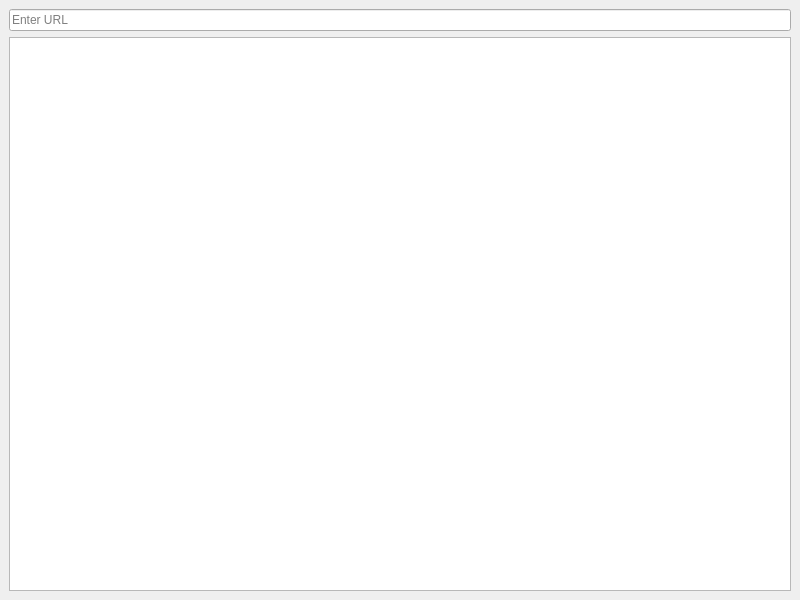
<?xml version="1.0" encoding="UTF-8"?>
<ui version="4.0">
 <class>MainWindow</class>
 <widget class="QMainWindow" name="MainWindow">
  <property name="geometry">
   <rect>
    <x>0</x>
    <y>0</y>
    <width>800</width>
    <height>600</height>
   </rect>
  </property>
  <property name="windowTitle">
   <string>MainWindow</string>
  </property>
  <widget class="QWidget" name="centralWidget">
   <layout class="QVBoxLayout" name="verticalLayout">
    <item>
     <widget class="QLineEdit" name="urlLineEdit">
      <property name="placeholderText">
       <string>Enter URL</string>
      </property>
     </widget>
    </item>
    <item>
     <widget class="QTextEdit" name="htmlTextEdit"/>
    </item>
   </layout>
  </widget>
  <action name="actionNew"/>
  <action name="actionOpen"/>
  <action name="actionSave"/>
  <action name="actionSave_As"/>
  <action name="actionExit"/>
  <menu name="menuFile">
   <property name="title">
    <string>&amp;File</string>
   </property>
   <addaction name="actionNew"/>
   <addaction name="actionOpen"/>
   <addaction name="actionSave"/>
   <addaction name="actionSave_As"/>
   <addaction name="actionExit"/>
  </menu>
  <menubar name="menuBar">
   <addaction name="menuFile"/>
  </menubar>
  <statusbar name="statusBar"/>
 </widget>
 <resources/>
 <connections/>
</ui>
